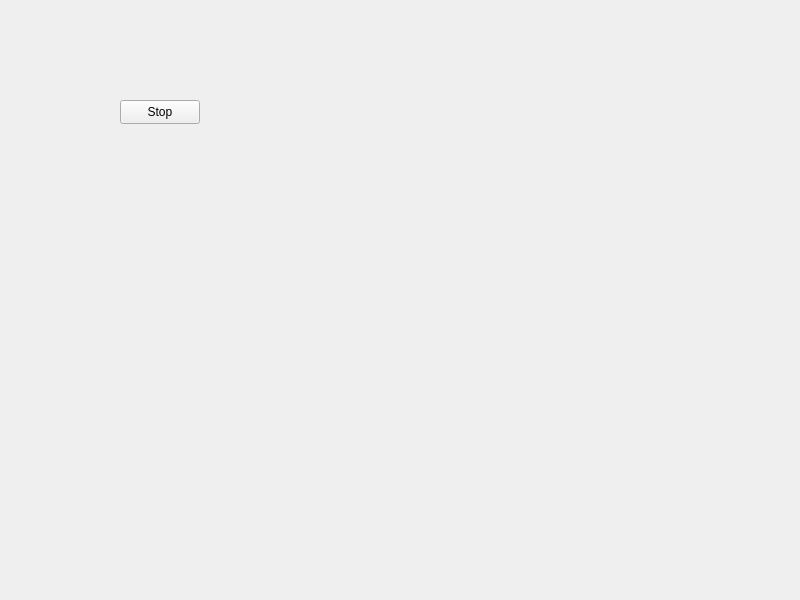
<?xml version="1.0" encoding="UTF-8"?>
<ui version="4.0">
 <class>Widget</class>
 <widget class="QWidget" name="Widget">
  <property name="geometry">
   <rect>
    <x>0</x>
    <y>0</y>
    <width>800</width>
    <height>600</height>
   </rect>
  </property>
  <property name="windowTitle">
   <string>Widget</string>
  </property>
  <widget class="QPushButton" name="btn">
   <property name="geometry">
    <rect>
     <x>120</x>
     <y>100</y>
     <width>80</width>
     <height>24</height>
    </rect>
   </property>
   <property name="text">
    <string>Stop</string>
   </property>
  </widget>
 </widget>
 <resources/>
 <connections/>
</ui>
